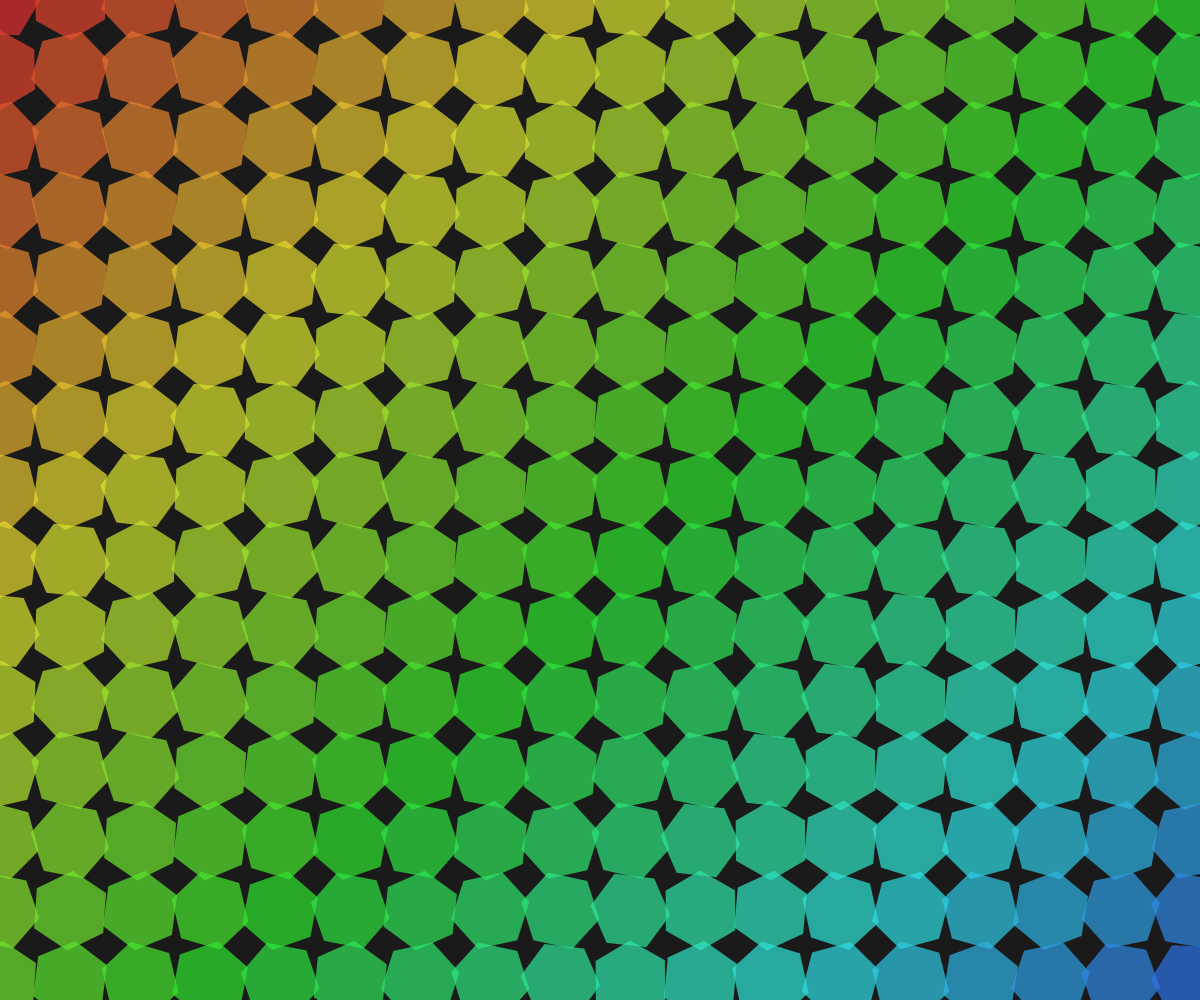
Frame 1 (no input)
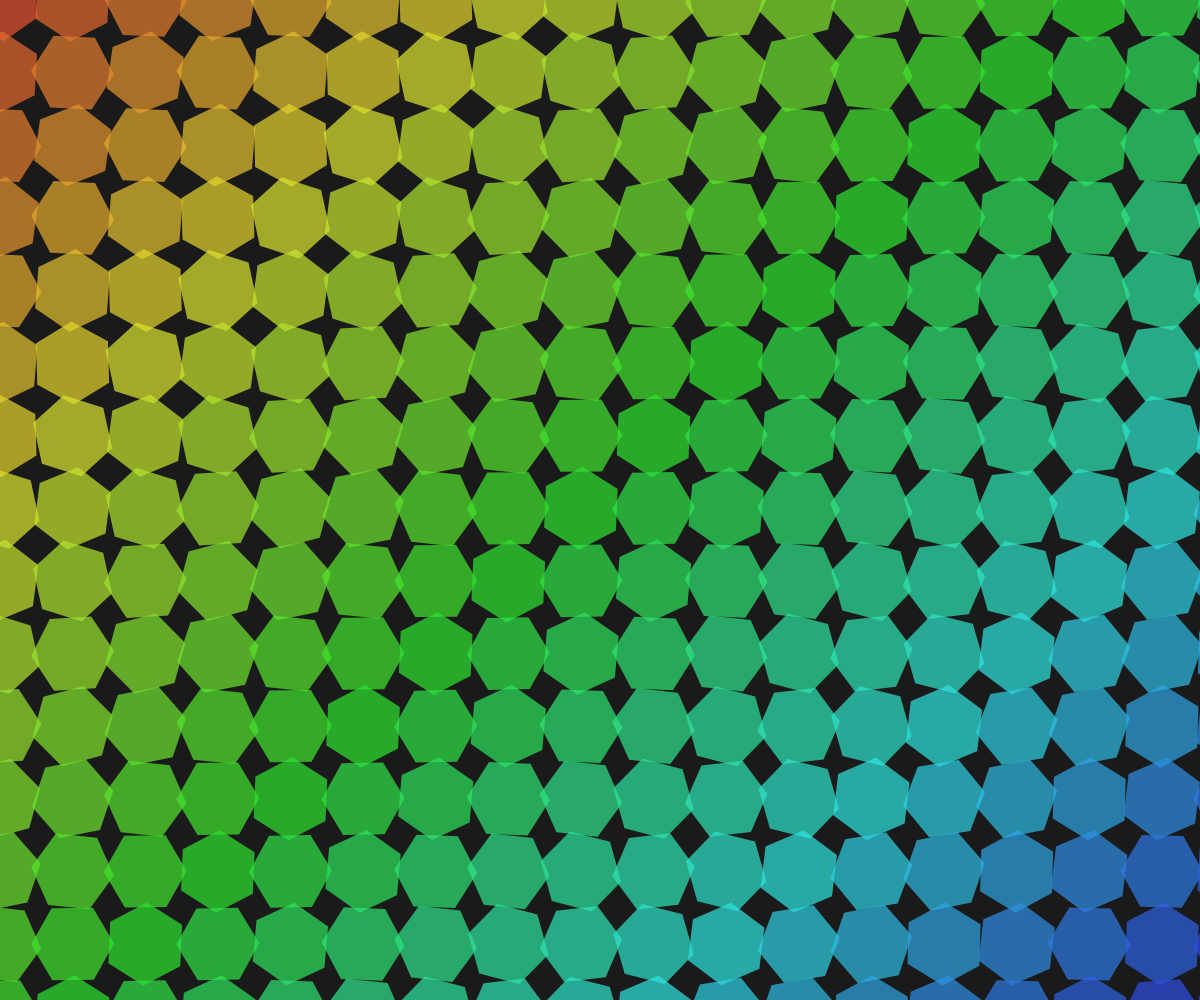
Frame 60 (no input)
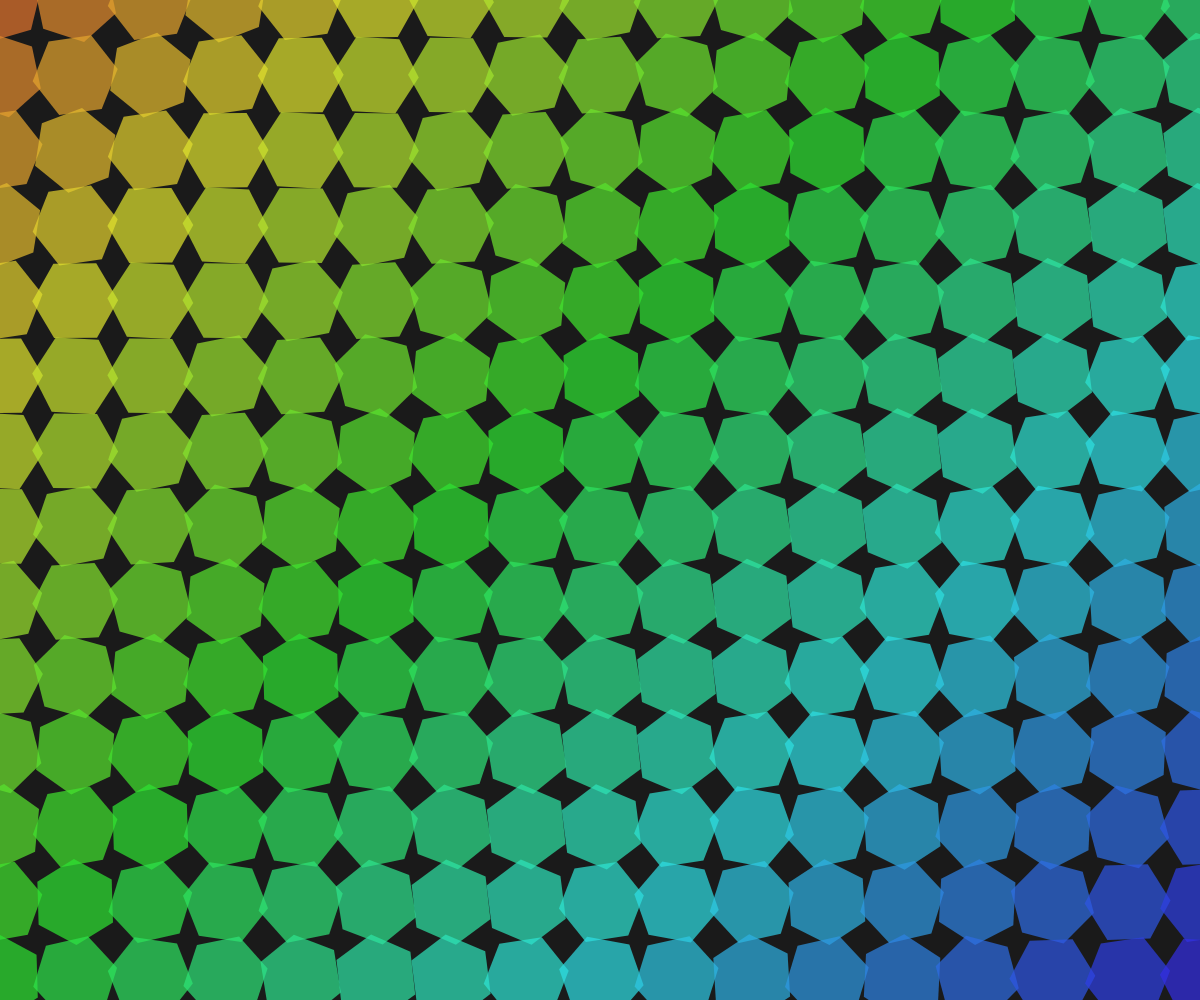
Frame 120 (the mouse pressed at the canvas centre since frame 60)

The p5.js sketch that drew these frames (run headless with seeded random() and noise() and a simulated clock; from frame 60 on, the mouse is pressed at the canvas centre):

// p5.js sketch
// ── sketch.js
let time = 0;
let hueShift = 0;

function setup() {
  createCanvas(windowWidth, windowHeight);
  colorMode(HSB, 360, 100, 100, 1);
  noStroke();
}

function draw() {
  background(0, 0, 10);
  time += 0.005;
  hueShift = (hueShift + 0.2) % 360;

  let hexSize = 40 + sin(time * 0.5) * 10;
  let spacing = hexSize * 1.75;
  
  for (let x = -spacing; x < width + spacing; x += spacing) {
    for (let y = -spacing; y < height + spacing; y += spacing) {
      let offset = sin(time + x * 0.01 + y * 0.01) * 20;
      let angle = time * 0.5 + offset * 0.1;
      
      push();
      translate(x, y);
      rotate(angle);
      
      // Draw hexagon with shifting color
      let h = (hueShift + (x + y) * 0.1) % 360;
      fill(h, 80, 90, 0.7);
      
      beginShape();
      for (let i = 0; i < 6; i++) {
        let a = angle + i * TWO_PI / 6;
        let px = cos(a) * hexSize;
        let py = sin(a) * hexSize;
        vertex(px, py);
      }
      endShape(CLOSE);
      
      pop();
    }
  }
}

function windowResized() {
  resizeCanvas(windowWidth, windowHeight);
}
